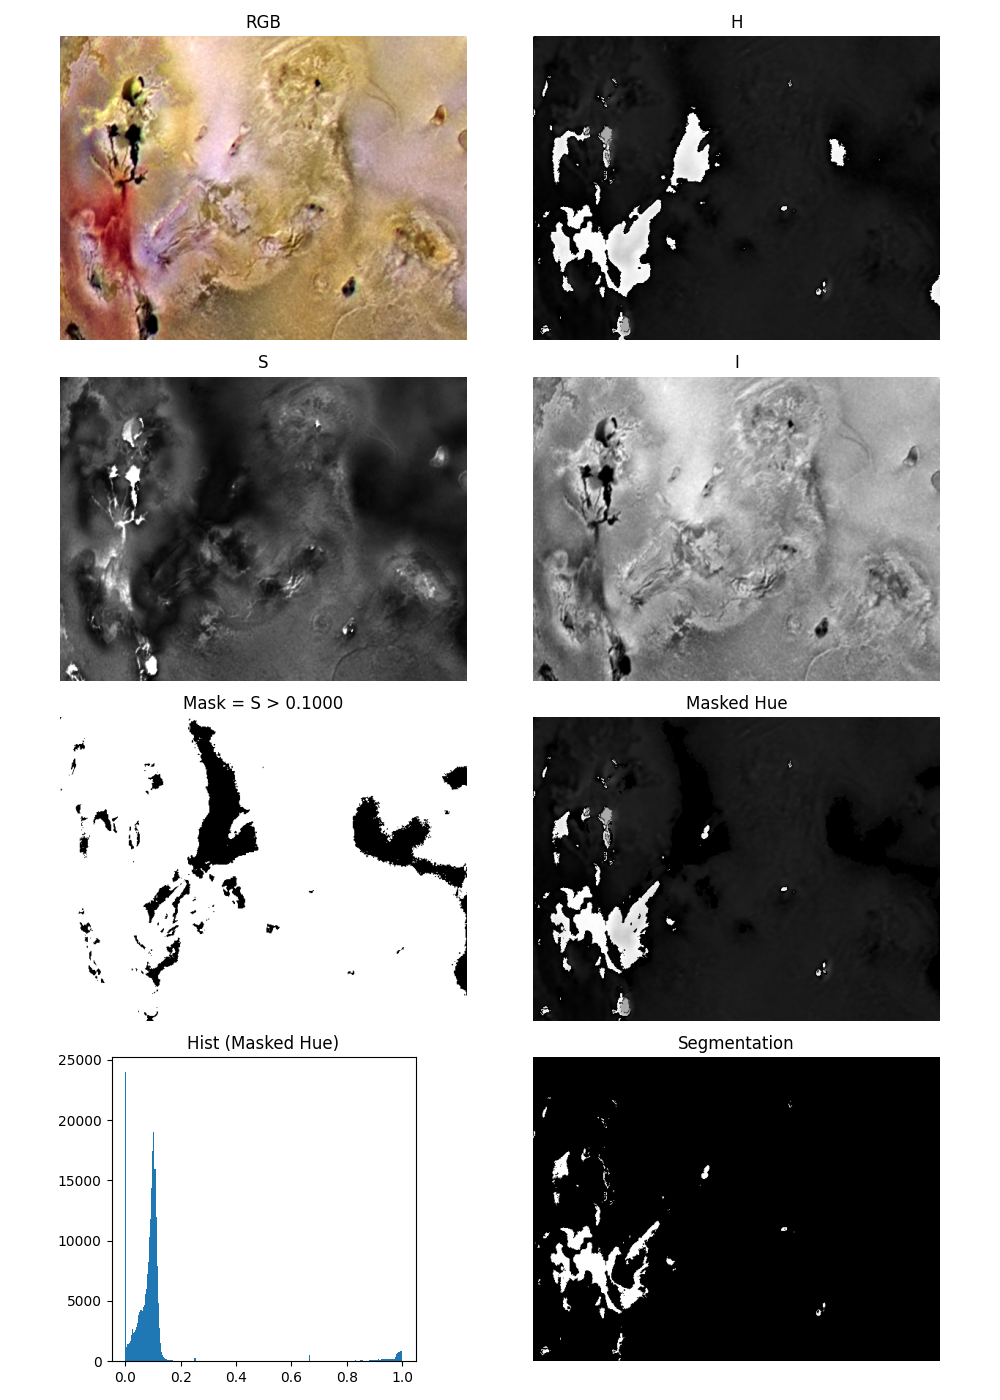

The Python source for this figure:
import numpy as np
import matplotlib.pyplot as plt
from skimage.io import imread
from skimage.util import img_as_float

from libDIP.rgb2hsi4e import rgb2hsi4e
from libDIPUM.data_path import dip_data

# %% Data
RGB_u8 = imread(dip_data('jupiter-moon-closeup.tif'))
RGB = img_as_float(RGB_u8)

# %% Transform to HSI
HSI = rgb2hsi4e(RGB)
H = HSI[:, :, 0]
S = HSI[:, :, 1]
I = HSI[:, :, 2]

# %% Mask
T = 0.1 * np.max(S)
Mask = S > T

# %% Masked Hue
MaskedHue = Mask * H
Hist, edges = np.histogram(MaskedHue.ravel(), bins=256)
Bin = 0.5 * (edges[:-1] + edges[1:])

# %% Segmentation
X = MaskedHue > 0.9

# %% Display
plt.figure(figsize=(10, 14))

plt.subplot(4, 2, 1)
plt.imshow(RGB)
plt.axis('off')
plt.title('RGB')

plt.subplot(4, 2, 2)
plt.imshow(H, cmap='gray', vmin=np.min(H), vmax=np.max(H))
plt.axis('off')
plt.title('H')

plt.subplot(4, 2, 3)
plt.imshow(S, cmap='gray', vmin=np.min(S), vmax=np.max(S))
plt.axis('off')
plt.title('S')

plt.subplot(4, 2, 4)
plt.imshow(I, cmap='gray', vmin=np.min(I), vmax=np.max(I))
plt.axis('off')
plt.title('I')

plt.subplot(4, 2, 5)
plt.imshow(Mask, cmap='gray', vmin=0, vmax=1)
plt.axis('off')
plt.title(f'Mask = S > {T:.4f}')

plt.subplot(4, 2, 6)
plt.imshow(MaskedHue, cmap='gray', vmin=np.min(MaskedHue), vmax=np.max(MaskedHue))
plt.axis('off')
plt.title('Masked Hue')

plt.subplot(4, 2, 7)
plt.bar(Bin, Hist, width=(Bin[1] - Bin[0]) if len(Bin) > 1 else 1.0)
plt.title('Hist (Masked Hue)')
plt.gca().set_box_aspect(1)
plt.axis('tight')

plt.subplot(4, 2, 8)
plt.imshow(X, cmap='gray', vmin=0, vmax=1)
plt.axis('off')
plt.title('Segmentation')

plt.tight_layout()
plt.savefig('Figure740.png')
plt.show()
